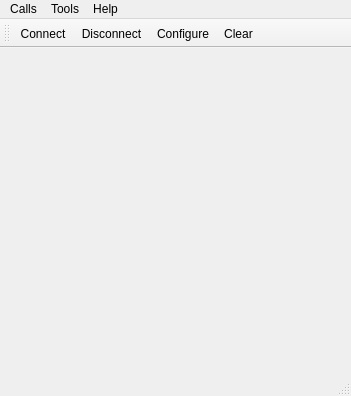
<?xml version="1.0" encoding="UTF-8"?>
<ui version="4.0">
 <class>MainWindow</class>
 <widget class="QMainWindow" name="MainWindow">
  <property name="geometry">
   <rect>
    <x>0</x>
    <y>0</y>
    <width>351</width>
    <height>396</height>
   </rect>
  </property>
  <property name="windowTitle">
   <string>Simple Terminal</string>
  </property>
  <widget class="QWidget" name="centralWidget">
   <layout class="QVBoxLayout" name="verticalLayout"/>
  </widget>
  <widget class="QMenuBar" name="menuBar">
   <property name="geometry">
    <rect>
     <x>0</x>
     <y>0</y>
     <width>351</width>
     <height>25</height>
    </rect>
   </property>
   <widget class="QMenu" name="menuCalls">
    <property name="title">
     <string>Calls</string>
    </property>
    <addaction name="actionConnect"/>
    <addaction name="actionDisconnect"/>
    <addaction name="separator"/>
    <addaction name="actionQuit"/>
   </widget>
   <widget class="QMenu" name="menuTools">
    <property name="title">
     <string>Tools</string>
    </property>
    <addaction name="actionConfigure"/>
    <addaction name="actionClear"/>
   </widget>
   <widget class="QMenu" name="menuHelp">
    <property name="title">
     <string>Help</string>
    </property>
    <addaction name="actionAbout"/>
    <addaction name="actionAboutQt"/>
   </widget>
   <addaction name="menuCalls"/>
   <addaction name="menuTools"/>
   <addaction name="menuHelp"/>
  </widget>
  <widget class="QStatusBar" name="statusBar"/>
  <widget class="QToolBar" name="mainToolBar">
   <attribute name="toolBarArea">
    <enum>TopToolBarArea</enum>
   </attribute>
   <attribute name="toolBarBreak">
    <bool>false</bool>
   </attribute>
   <addaction name="actionConnect"/>
   <addaction name="actionDisconnect"/>
   <addaction name="actionConfigure"/>
   <addaction name="actionClear"/>
  </widget>
  <action name="actionAbout">
   <property name="text">
    <string>&amp;About</string>
   </property>
   <property name="toolTip">
    <string>About program</string>
   </property>
   <property name="shortcut">
    <string>Alt+A</string>
   </property>
  </action>
  <action name="actionAboutQt">
   <property name="text">
    <string>About Qt</string>
   </property>
  </action>
  <action name="actionConnect">
   <property name="icon">
    <iconset>
     <normaloff>:/images/connect.png</normaloff>:/images/connect.png</iconset>
   </property>
   <property name="text">
    <string>C&amp;onnect</string>
   </property>
   <property name="toolTip">
    <string>Connect to serial port</string>
   </property>
   <property name="shortcut">
    <string>Ctrl+O</string>
   </property>
  </action>
  <action name="actionDisconnect">
   <property name="icon">
    <iconset>
     <normaloff>:/images/disconnect.png</normaloff>:/images/disconnect.png</iconset>
   </property>
   <property name="text">
    <string>&amp;Disconnect</string>
   </property>
   <property name="toolTip">
    <string>Disconnect from serial port</string>
   </property>
   <property name="shortcut">
    <string>Ctrl+D</string>
   </property>
  </action>
  <action name="actionConfigure">
   <property name="icon">
    <iconset>
     <normaloff>:/images/settings.png</normaloff>:/images/settings.png</iconset>
   </property>
   <property name="text">
    <string>&amp;Configure</string>
   </property>
   <property name="toolTip">
    <string>Configure serial port</string>
   </property>
   <property name="shortcut">
    <string>Alt+C</string>
   </property>
  </action>
  <action name="actionClear">
   <property name="icon">
    <iconset>
     <normaloff>:/images/clear.png</normaloff>:/images/clear.png</iconset>
   </property>
   <property name="text">
    <string>C&amp;lear</string>
   </property>
   <property name="toolTip">
    <string>Clear data</string>
   </property>
   <property name="shortcut">
    <string>Alt+L</string>
   </property>
  </action>
  <action name="actionQuit">
   <property name="icon">
    <iconset>
     <normaloff>:/images/application-exit.png</normaloff>:/images/application-exit.png</iconset>
   </property>
   <property name="text">
    <string>&amp;Quit</string>
   </property>
   <property name="shortcut">
    <string>Ctrl+Q</string>
   </property>
  </action>
 </widget>
 <layoutdefault spacing="6" margin="11"/>
 <resources/>
 <connections/>
</ui>
